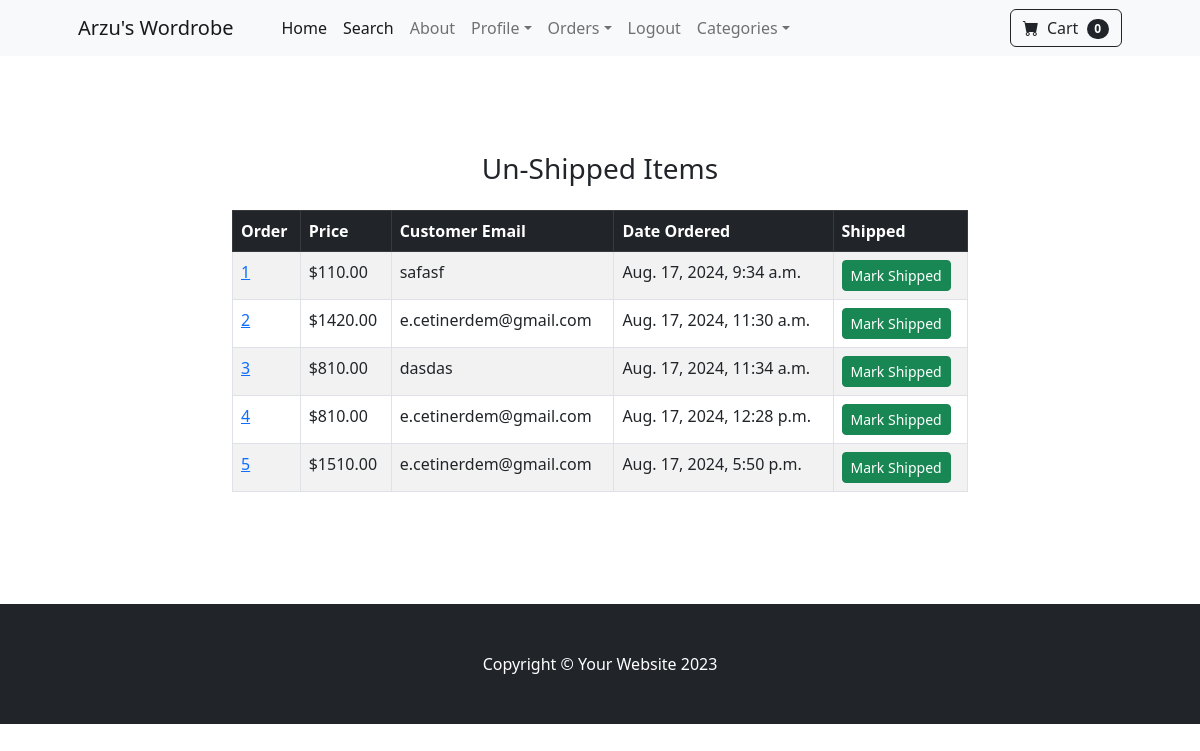
Page /payment/not_shipped_dash (signed in) on the earlier database version.
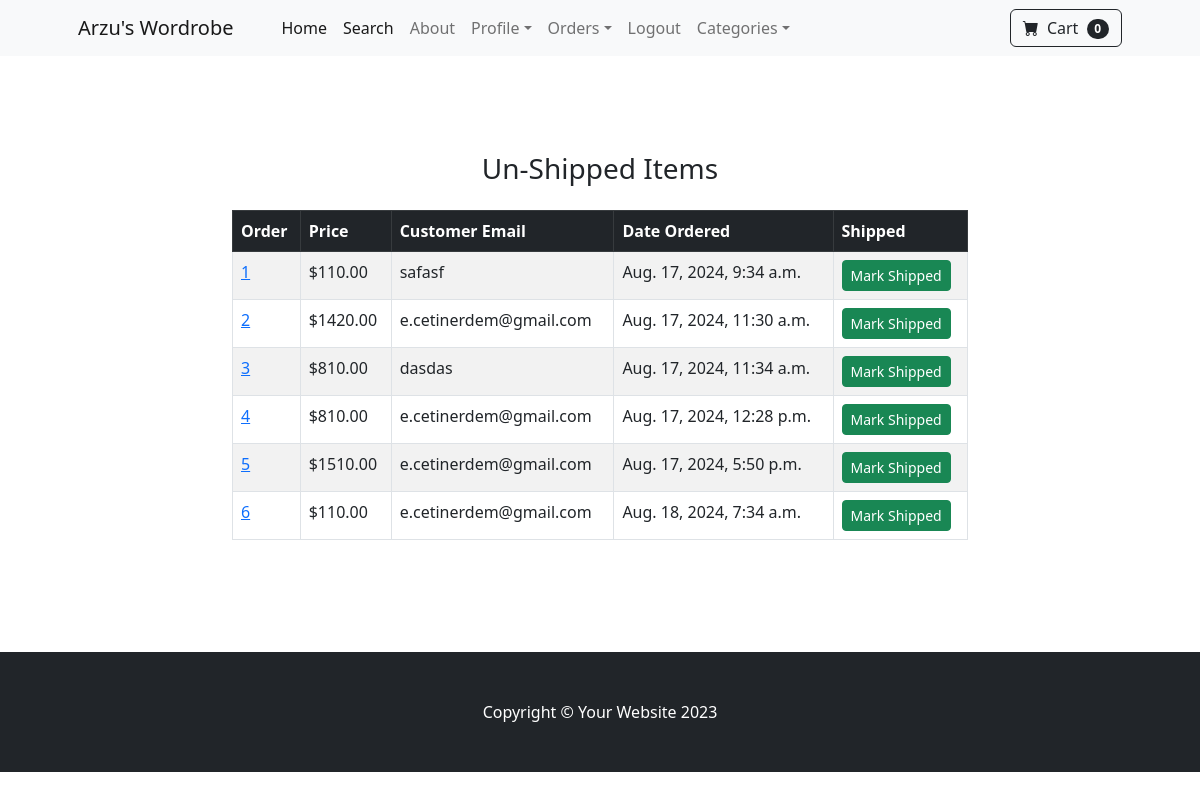
Same page on the later database version.
### payment/models.py (models this page shows, shortened)
class Order(models.Model):
    user = models.ForeignKey(User, on_delete=models.CASCADE, null=True, blank=True)
    full_name = models.CharField(max_length=250)
    email = models.EmailField(max_length=250)
    shipping_address = models.TextField(max_length=15000)
    amount_paid = models.DecimalField(max_digits=10, decimal_places=2)
    date_ordered = models.DateTimeField(auto_now_add=True)
    shipped = models.BooleanField(default=False)
    date_shipped = models.DateField(blank=True, null=True)

### payment/views.py (the view, shortened to what this page needs)
# urls.py: path('not_shipped_dash', views.not_shipped_dash, name='not_shipped_dash'),
def not_shipped_dash(request):
    if request.user.is_authenticated and request.user.is_superuser:
        orders = Order.objects.filter(shipped=False)
        return render(request, "payment/not_shipped_dash.html", {"orders": orders})
    else:
        messages.error(request, "Access Denied")
        return redirect('home')

### cart/cart.py (called while the page is built)
    def __len__(self):
        return len(self.cart)

### cart/context_processors.py (called while the page is built)
def cart(request):
    return {'cart': Cart(request)}

### payment/templates/payment/not_shipped_dash.html (shortened to what this page needs)
{% extends 'base.html' %}
{% block content %}
<div class="container">
    <div class="row justify-content-center">
        <div class="col-8">
          <br/><br/>
            <div class="mt-5">
                <h3 class="text-center">Un-Shipped Items</h3>
                <table class="table table-striped table-hover table-bordered mt-4">
                    <thead class="table-dark">
                        <tr>
                            <th scope="col">Order</th>
                            <th scope="col">Price</th>
                            <th scope="col">Customer Email</th>
                            <th scope="col">Date Ordered</th>
                            <th scope="col">Shipped</th>
                        </tr>
                    </thead>
                    <tbody>
                        {% for item in orders %}
                        <tr>
                            <td><a href="{% url 'orders' item.id %}">{{ item.id }}</a></td>
                            <td>${{ item.amount_paid }}</td>
                            <td>{{ item.email }}</td>
                            <td>{{ item.date_ordered }}</td>
                            <td>
                                <form method="POST">
                                    <button type="Submit" class="btn btn-success btn-sm">Mark Shipped</button>
                                </form>
                            </td>
                        </tr>
                        {% endfor %}
                    </tbody>
                </table>
                <br/><br/><br/><br/>
            </div>
        </div>
    </div>
</div>
{% endblock %}

### store/templates/base.html (shortened to what this page needs)
{% load static %}
<!DOCTYPE html>
<html lang="en">
    <head>
        <link href="https://cdn.jsdelivr.net/npm/bootstrap-icons@1.5.0/font/bootstrap-icons.css" rel="stylesheet" />
        <link href="{% static 'css/styles.css' %}" rel="stylesheet" />
    </head>
    <body>
        {% include 'navbar.html' %}
        {% block content %}
        {% endblock %}
        <footer class="py-5 bg-dark">
            <div class="container"><p class="m-0 text-center text-white">Copyright &copy; Your Website 2023</p></div>
        </footer>
    </body>
</html>

### store/templates/navbar.html (shortened to what this page needs)
        <nav class="navbar navbar-expand-lg navbar-light bg-light">
            <div class="container px-4 px-lg-5">
                <a class="navbar-brand" href="{% url 'home' %}">Arzu's Wordrobe</a>
                <div class="collapse navbar-collapse" id="navbarSupportedContent">
                    <ul class="navbar-nav me-auto mb-2 mb-lg-0 ms-lg-4">
                        <li class="nav-item"><a class="nav-link active" aria-current="page" href="{% url 'home' %}">Home</a></li>
                        <li class="nav-item"><a class="nav-link active" aria-current="page" href="{% url 'search' %}">Search</a></li>
                        <li class="nav-item"><a class="nav-link" href="{% url 'about' %}">About</a></li>
                        {% if user.is_authenticated %}
                        <li class="nav-item dropdown">
                                 <a class="nav-link dropdown-toggle" id="navbarDropdown" href="#" role="button" data-bs-toggle="dropdown" aria-expanded="false">Profile</a>
                                             </li>
                                 {% if user.is_superuser %}
                                   <li class="nav-item dropdown">
                                 <a class="nav-link dropdown-toggle" id="navbarDropdown" href="#" role="button" data-bs-toggle="dropdown" aria-expanded="false">Orders</a>
                                             </li>
                                 {% endif %}
                                    <li class="nav-item"><a class="nav-link" href="{% url 'logout' %}">Logout</a></li>
                                 {% else %}
                                    <li class="nav-item"><a class="nav-link" href="{% url 'login' %}">Login</a></li>
                                    <li class="nav-item"><a class="nav-link" href="{% url 'register' %}">Register</a></li>
                                 {% endif %}
                        <li class="nav-item dropdown">
                            <a class="nav-link dropdown-toggle" id="navbarDropdown" href="#" role="button" data-bs-toggle="dropdown" aria-expanded="false">Categories</a>
                        </li>
                    </ul>
                    <form class="d-flex">
                        <a href="{% url 'cart_summary' %}" class="btn btn-outline-dark">
                            <i class="bi-cart-fill me-1"></i>
                            Cart
                            <span class="badge bg-dark text-white ms-1 rounded-pill" id="cart_quantity">{{ cart|length }}</span>
                        </a>
                    </form>
                </div>
            </div>
        </nav>

Differences in the rows shown:
added Order: id "6", amount_paid "110.00", email "e.cetinerdem@gmail.com", date_ordered "Aug. 18, 2024, 7:34 a.m."
